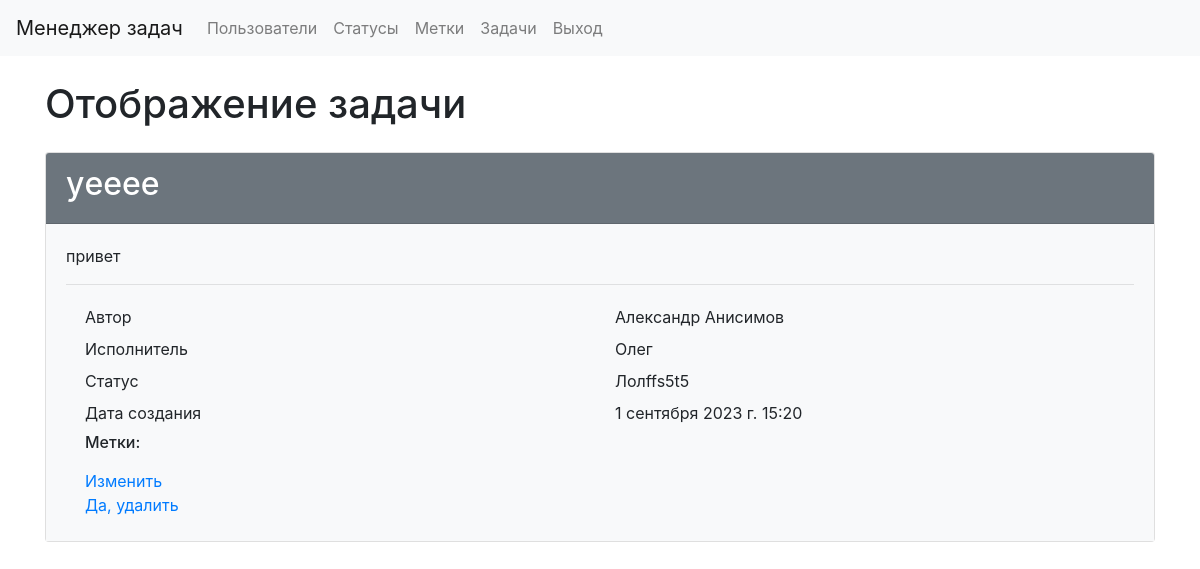
/tasks/3/ (signed in), run on an earlier commit of the app's database.
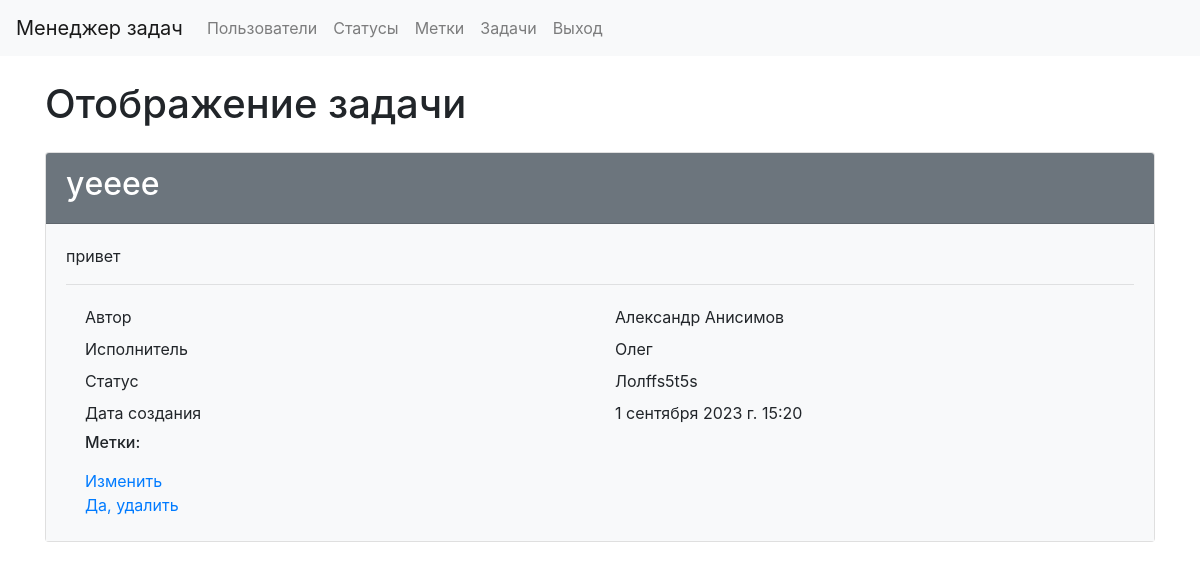
And on a later commit of the database.
### tasks/models.py (models this page shows, shortened)
class Task(models.Model):
    creator = models.ForeignKey(
        CustomUsers,
        on_delete=models.RESTRICT,
        verbose_name="Создатель",
        related_name="creator"
    )
    name = models.CharField(max_length=255, verbose_name="Название")
    description = models.TextField(blank=True, verbose_name="Описание")
    status = models.ForeignKey(
        Status,
        on_delete=models.RESTRICT,
        verbose_name="Статус"
    )
    executor = models.ForeignKey(
        CustomUsers,
        blank=True,
        null=True,
        on_delete=models.RESTRICT,
        verbose_name="Исполнитель"
    )
    labels = models.ManyToManyField(Label, blank=True, verbose_name="Метка")
    created_at = models.DateTimeField(
        auto_now_add=True,
        verbose_name="Время создания"
    )
    updated_at = models.DateTimeField(
        auto_now=True,
        verbose_name="Время изменения"
    )

### statuses/models.py (models this page shows, shortened)
class Status(models.Model):
    name = models.CharField(
        max_length=100,
        db_index=True,
        verbose_name="Статус"
    )
    created_at = models.DateTimeField(
        auto_now_add=True,
        verbose_name="Время создания"
    )
    updated_at = models.DateTimeField(
        auto_now=True,
        verbose_name="Время изменения"
    )
    def __str__(self):
        return self.name
    class Meta:
        verbose_name = 'Статус'
        verbose_name_plural = 'Статусы'
        ordering = ['id']

### users/models.py (models this page shows)
class CustomUsers(AbstractUser):
    first_name = models.CharField(max_length=255, default="")
    last_name = models.CharField(max_length=255, default="")
    def __str__(self):
        return self.first_name

### tasks/views.py (the view)
# urls.py: path('<int:pk>/', TaskPage.as_view(), name="task_page"),
class TaskPage(LoginRequiredMixin, DataMixin, DetailView):
    model = Task
    template_name = "tasks/task_page.html"
    context_object_name = 'task'
    def get_context_data(self, *, object_list=None, **kwargs):
        context = super().get_context_data(**kwargs)
        c_def = self.get_user_context(title=_("Task page"))
        return context | c_def

### task_manager/utils.py (called while the page is built)
    def get_user_context(self, **kwargs):
        context = kwargs
        user_menu = menu.copy()
        if self.request.user.is_authenticated:
            user_menu.pop(4)
            user_menu.pop(4)
        if not self.request.user.is_authenticated:
            user_menu.pop(1)
            user_menu.pop(1)
            user_menu.pop(1)
            user_menu.pop(3)
        context['menu'] = user_menu
        return context

### task_manager/templates/tasks/task_page.html (shortened to what this page needs)
{% extends 'layout.html' %}
{% load bootstrap4 %}
{% block content %}
{% load i18n %}
<div class="container wrapper flex-grow-1">
    <h1 class="my-4"> {% trans "Task view" %} </h1>
    <div class="card">
        <div class="card-header bg-secondary text-white">
            <h2>{{ task.name }}</h2>
        </div>
        <div class="card-body bg-light">
            <p> {{ task.description }}
            <hr>
            <div class="container">
                <div class="row p-1">
                    <div class="col">{% trans "Author" %}</div>
                    <div class="col"> {{ task.creator.first_name }} {{ task.creator.last_name }}</div>
                </div>
                <div class="row p-1">
                    <div class="col">{% trans "Executor" %}</div>
                    <div class="col"> {{ task.executor }} </div>
                </div>
                <div class="row p-1">
                    <div class="col">{% trans "Status" %}</div>
                    <div class="col"> {{ task.status }} </div>
                </div>
                <div class="row p-1">
                    <div class="col">{% trans "Creation date" %}</div>
                    <div class="col"> {{ task.created_at }} </div>
                </div>
                <div class="row p-1">
                    <div class="col">
                      <h6>{% trans "Labels" %}:</h6>
                    </div>
                  </div>
                <div class="row p-1">
                    <div class="col">
                        <a href="{% url "task_update" task.id %}"> {% trans "Update" %} </a>
                        <br>
                        <a href="{% url "task_delete" task.id %}"> {% trans "Delete" %} </a>
                    </div>
                  </div>
</div>
{% endblock %}

What changed in the data, as far as the page shows it:
changed through a linked row, Task "уeeee": status "Лолffs5t5" → "Лолffs5t5s"
